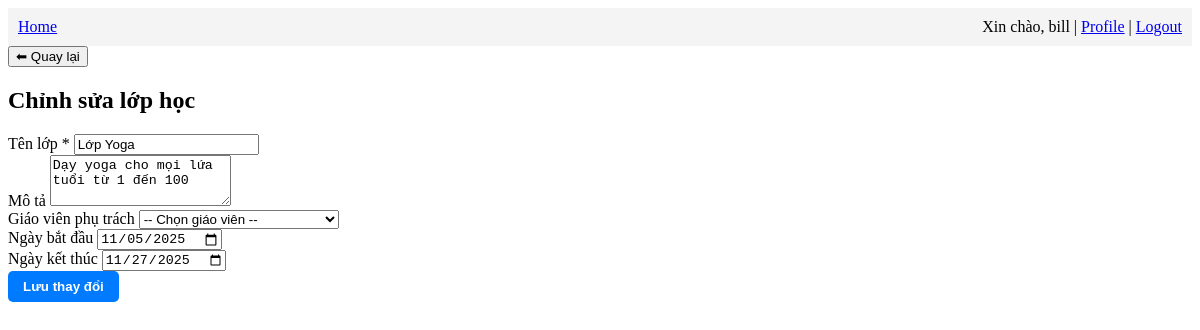
Screenshot of /admin/edit_class/1 (signed in) with the database file from the repository.
### app/models.py (models this page shows, shortened)
class User(UserMixin, db.Model):
    id: so.Mapped[int] = so.mapped_column(primary_key=True)
    username: so.Mapped[str] = so.mapped_column(sa.String(64), index=True,unique=True)
    email: so.Mapped[str] = so.mapped_column(sa.String(120), index=True,unique=True)
    password_hash: so.Mapped[Optional[str]] = so.mapped_column(sa.String(256))
    role = db.Column(db.String(20), default=Role.MEMBER)
    qr_secret = db.Column(db.String(64))

class Class(db.Model):
    id = db.Column(db.Integer, primary_key=True)
    name = db.Column(db.String(128), nullable=False)
    description = db.Column(db.Text)
    trainer_name = db.Column(db.String(128))
    start_date = db.Column(db.Date)
    end_date = db.Column(db.Date)
    schedule = db.Column(db.Text)

### app/admin/routes.py (the view, shortened to what this page needs)
@bp.route('/edit_class/<int:class_id>', methods=['GET', 'POST'])
@login_required
def edit_class(class_id):
    class_item = Class.query.get_or_404(class_id)
    trainers = User.query.filter_by(role='trainer').all()
    return render_template('admin/edit_class.html', class_item=class_item, trainers=trainers)

### app/models.py (called while the page is built)
@login.user_loader
def load_user(id):
    return db.session.get(User, int(id))

### app/admin/templates/admin/edit_class.html (shortened to what this page needs)
{% extends "base.html" %}
{% block content %}
<div class="container mt-4">
    <h2 class="text-center mb-4">Chỉnh sửa lớp học</h2>
    <form method="POST">
        <div class="mb-3">
            <label class="form-label">Tên lớp *</label>
            <input type="text" name="name" class="form-control" value="{{ class_item.name }}" required>
        </div>
        <div class="mb-3">
            <label class="form-label">Mô tả</label>
            <textarea name="description" class="form-control" rows="3">{{ class_item.description }}</textarea>
        </div>
        <div class="mb-3">
            <label class="form-label">Giáo viên phụ trách</label>
            <select name="trainer_id" class="form-select" required>
                <option value="">-- Chọn giáo viên --</option>
            </select>
        </div>
        <div class="row">
            <div class="col-md-6 mb-3">
                <label class="form-label">Ngày bắt đầu</label>
                <input type="date" name="start_date" class="form-control" value="{{ class_item.start_date }}">
            </div>
            <div class="col-md-6 mb-3">
                <label class="form-label">Ngày kết thúc</label>
                <input type="date" name="end_date" class="form-control" value="{{ class_item.end_date }}">
            </div>
        </div>
        <button type="submit" class="btn btn-primary">Lưu thay đổi</button>
    </form>
</div>
{% endblock %}

### app/templates/base.html (shortened to what this page needs)
<!DOCTYPE html>
<html lang="en">
<head>
  <link rel="stylesheet" href="{{ url_for('static', filename='css/styles.css') }}">
</head>
<body>
  <nav style="background-color: #f4f4f4; padding: 10px;">
    <a href="{{ url_for('main.home') }}">Home</a>
    {% if current_user.is_authenticated %}
    <div style="float: right;">
        <span>Xin chào, {{ current_user.username }} | </span>
        <a href="{{ url_for('main.profile') }}">Profile</a> |
        <a href="{{ url_for('auth.logout') }}">Logout</a>
    </div>
    {% endif %}
  </nav>
  <div class="container">
    <button onclick="window.history.back()" class="btn-back">⬅ Quay lại</button>
    {% block content %}{% endblock %}
  </div>
</body>
</html>

### app/static/css/styles.css (style rules this page uses)
button[type="submit"], .btn-primary { background-color: #007bff; color: white; border: none; padding: 8px 15px; border-radius: 5px; cursor: pointer; font-weight: bold; }

### rows the page displays
User: username "bill"
Class: name "Lớp Yoga", description "Dạy yoga cho mọi lứa tuổi từ 1 đến 100", start_date "11/05/2025", end_date "11/27/2025"
